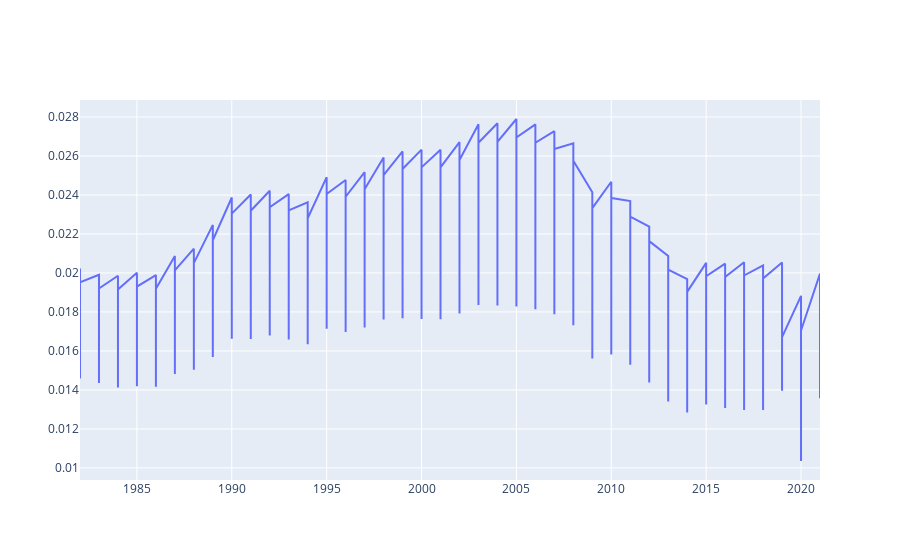

Here is the notebook cell this chart was saved with:
### Code cell
fig.add_trace(
    go.Scatter(
        y=df_clipped.values,
        x=df_clipped.coords['time.year'],
        mode='lines'
    )
)

### Figure 1 — Plotly figure (JSON) as saved in the notebook; plotly's stock layout.template omitted (floating-point values rounded to 4 significant figures; data arrays with more than 128 entries replaced by an {"elided": "..."} marker saying what was removed)
{"data": [{"mode": "lines", "type": "scatter", "x": {"elided": "480 int values"}, "y": {"elided": "480 float values"}}], "layout": {}}
